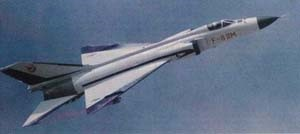
%> input picture 实验十/Plane2.jpg, 300 x 134 px
$ octave shiyan10.m   (GNU Octave 9; MATLAB toolbox functions it lacks are replaced by stand-ins)
%> lines starting %> are read from the running program, lines starting %| are printed output that depends on the picture; in (x1, y1, x2, y2) boxes, pixels count from 0 and x2, y2 are one past the last pixel; in counts of white or black regions, pixels touching at a corner belong together; the program's own positions count from 1
I=imread('Plane2.jpg');
%> I is the input picture: size 134x300x3 uint8; mean R, G, B 95.4, 110.5, 133.5
imshow(I);
level = graythresh(I);                 %得到合适的阈值
%> level = 0.439
bw = im2bw(I,level);                   %二值化
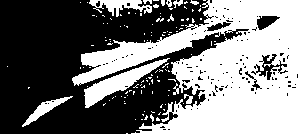
%> bw: size 134x300 logical; 47.2% white; 121 white regions (110 under 20 px), largest, box (x1, y1, x2, y2) and area: (72, 0, 300, 134) 16367, (84, 58, 170, 108) 1145, (89, 0, 152, 17) 498
figure,imshow(bw);
SE = strel('square',3);                %设置膨胀结构元素
BW1 = imdilate(bw,SE);                 %膨胀
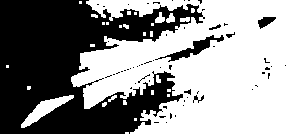
%> BW1: size 134x300 logical; 57.6% white; 59 black regions (52 under 20 px), largest, box (x1, y1, x2, y2) and area: (0, 0, 205, 134) 16157, (155, 35, 224, 62) 439, (258, 17, 276, 29) 123
figure,imshow(BW1);
SE1 = strel('arbitrary',eye(5));       %设置腐蚀结构元素
BW2 = imerode(bw,SE1);                 %腐蚀
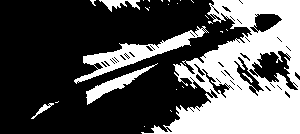
%> BW2: size 134x300 logical; 34.7% white; 26 white regions (20 under 20 px), largest, box (x1, y1, x2, y2) and area: (141, 0, 300, 134) 11211, (74, 26, 209, 84) 1714, (86, 63, 158, 105) 638, (99, 0, 140, 12) 223, (31, 103, 54, 119) 84, (242, 73, 253, 83) 26
figure,imshow(BW2);
BW3 = bwmorph(bw, 'open');              %开运算
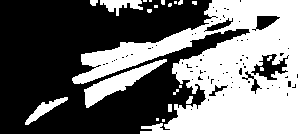
%> BW3: size 134x300 logical; 44.3% white; 22 white regions (14 under 20 px), largest, box (x1, y1, x2, y2) and area: (72, 0, 300, 134) 15674, (84, 59, 167, 108) 1130, (100, 0, 143, 16) 346
figure,imshow(BW2);
BW4 = bwmorph(bw, 'close');             %闭运算
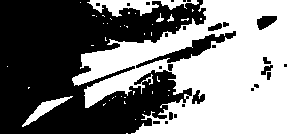
%> BW4: size 134x300 logical; 50.7% white; 28 black regions (16 under 20 px), largest, box (x1, y1, x2, y2) and area: (0, 0, 206, 134) 18279, (136, 31, 236, 68) 788, (257, 16, 277, 30) 187
figure,imshow(BW4);
% imshow(I);
% figure,imshow(bw);
% figure,imshow(BW1);
% figure,imshow(BW2);
% figure,imshow(BW3);
% figure,imshow(BW4);
%
